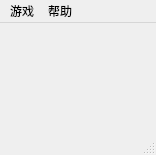
<?xml version="1.0" encoding="UTF-8"?>
<ui version="4.0">
 <class>MainWindow</class>
 <widget class="QMainWindow" name="MainWindow">
  <property name="geometry">
   <rect>
    <x>0</x>
    <y>0</y>
    <width>156</width>
    <height>155</height>
   </rect>
  </property>
  <property name="sizePolicy">
   <sizepolicy hsizetype="Expanding" vsizetype="Expanding">
    <horstretch>0</horstretch>
    <verstretch>0</verstretch>
   </sizepolicy>
  </property>
  <property name="sizeIncrement">
   <size>
    <width>0</width>
    <height>0</height>
   </size>
  </property>
  <property name="windowTitle">
   <string>MainWindow</string>
  </property>
  <widget class="QWidget" name="centralWidget">
   <widget class="QPushButton" name="pushButton">
    <property name="geometry">
     <rect>
      <x>10</x>
      <y>110</y>
      <width>75</width>
      <height>23</height>
     </rect>
    </property>
    <property name="text">
     <string>PushButton</string>
    </property>
   </widget>
   <widget class="QPushButton" name="pushButton_2">
    <property name="geometry">
     <rect>
      <x>20</x>
      <y>110</y>
      <width>75</width>
      <height>23</height>
     </rect>
    </property>
    <property name="text">
     <string>PushButton</string>
    </property>
   </widget>
  </widget>
  <widget class="QMenuBar" name="menuBar">
   <property name="geometry">
    <rect>
     <x>0</x>
     <y>0</y>
     <width>156</width>
     <height>23</height>
    </rect>
   </property>
   <widget class="QMenu" name="menu">
    <property name="title">
     <string>游戏</string>
    </property>
    <widget class="QMenu" name="menu_3">
     <property name="title">
      <string>难度设置</string>
     </property>
     <addaction name="lowAction"/>
     <addaction name="midAction"/>
     <addaction name="highAction"/>
    </widget>
    <addaction name="newAction"/>
    <addaction name="separator"/>
    <addaction name="menu_3"/>
    <addaction name="separator"/>
    <addaction name="rankAction"/>
    <addaction name="separator"/>
    <addaction name="exitAction"/>
   </widget>
   <widget class="QMenu" name="menu_2">
    <property name="title">
     <string>帮助</string>
    </property>
    <addaction name="guideAction"/>
    <addaction name="separator"/>
    <addaction name="aboutAction"/>
   </widget>
   <addaction name="menu"/>
   <addaction name="menu_2"/>
  </widget>
  <widget class="QStatusBar" name="statusBar"/>
  <action name="newAction">
   <property name="text">
    <string>新游戏</string>
   </property>
   <property name="shortcut">
    <string>F2</string>
   </property>
  </action>
  <action name="guideAction">
   <property name="text">
    <string>新手指南</string>
   </property>
  </action>
  <action name="aboutAction">
   <property name="text">
    <string>关于</string>
   </property>
  </action>
  <action name="lowAction">
   <property name="checkable">
    <bool>true</bool>
   </property>
   <property name="text">
    <string>初级</string>
   </property>
  </action>
  <action name="midAction">
   <property name="checkable">
    <bool>true</bool>
   </property>
   <property name="text">
    <string>中级</string>
   </property>
  </action>
  <action name="highAction">
   <property name="checkable">
    <bool>true</bool>
   </property>
   <property name="text">
    <string>高级</string>
   </property>
  </action>
  <action name="rankAction">
   <property name="text">
    <string>排行</string>
   </property>
  </action>
  <action name="exitAction">
   <property name="text">
    <string>退出</string>
   </property>
  </action>
 </widget>
 <layoutdefault spacing="6" margin="11"/>
 <resources/>
 <connections/>
</ui>
